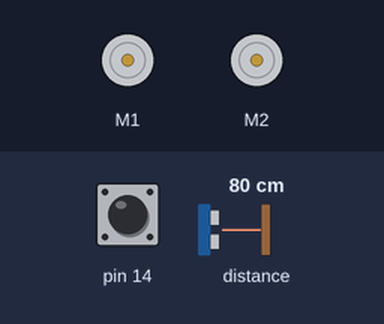
Simulated run of this sketch. Board: Arduino Leonardo, built with avr-gcc and run on an emulated ATmega32U4. On the bench: 2 × DC motor (green arrow = forward, orange = backward, longer = faster). The test bench sets the inputs (shaded band); at power-on: pin 14 HIGH, distance to the obstacle 80 cm.

Above: at 0.8 s.
0.9 s: pin 14 pulled LOW for 0.15 s
3.4 s: distance to the obstacle set to 22 cm
4.9 s: distance to the obstacle set to 18 cm
At 5.5 s:
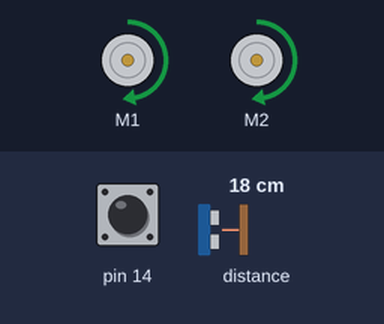
6.4 s: distance to the obstacle set to 35 cm
At 8.1 s:
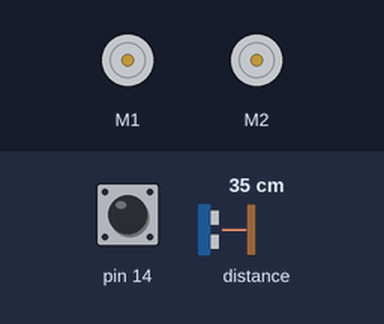
8.4 s: distance to the obstacle set to 2 cm
At 9.5 s:
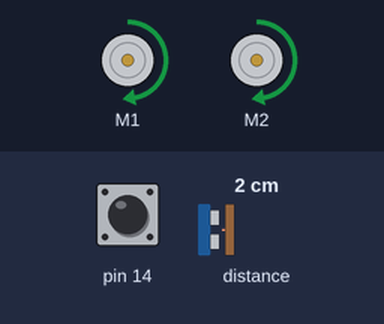
Timing chart, 0 to 10.9 s (numbered marks = the images above; inputs shaded):
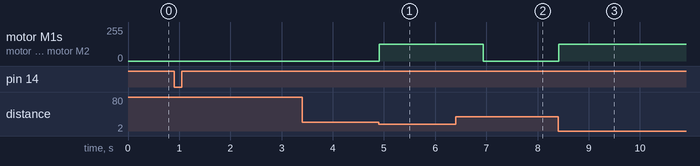

Measured:
- the behaviour switches between 20 and 19 cm on distance to the obstacle (found by bisection; images 0 and 1)
- after the input at 3.4 s, every drawn part: stays the same
- after the input at 4.9 s, motor M1, motor M2: stopped → forward 127/255 at once
- after the input at 6.4 s, motor M1, motor M2: forward 127/255 → stopped after 0.54 s
- after the input at 8.4 s, motor M1, motor M2: stopped → forward 127/255 at once

The sketch:

knuffa.ino
```cpp
// (licence header left out)
#include <Wire.h>
#include <Zumo32U4.h>

Zumo32U4Motors larver;
Zumo32U4ProximitySensors avstandsSensorer;
Zumo32U4ButtonA buttonA;

// Lite namn på platser i avstandsSensorVarden gör det lättare att förstå programmet
enum {
  FV = 0, // Främre avståndssensor med ljus från vänster sida
  FH = 1, // Främre avståndssensor med ljus från höger sida
};

void setup()
{
  avstandsSensorer.initThreeSensors();          // Det finns 3 avstånsdsensorer
  while (!buttonA.getSingleDebouncedPress()); // Vänta på att knappen A ska tryckas
  delay(1000);
}

void loop()
{
  uint16_t avstandsSensorVarden[4];

  avstandsSensorer.read();   // Läs avståndssensorerna.
  avstandsSensorVarden[FV] = avstandsSensorer.countsFrontWithLeftLeds();
  avstandsSensorVarden[FH] = avstandsSensorer.countsFrontWithRightLeds();

  // Om ljuset från höger syns mer än ljuset till vänster
  if (avstandsSensorVarden[FV] - avstandsSensorVarden[FH] > 2)
  {
    larver.setLeftSpeed(200); // Snurra höger
    larver.setRightSpeed(-200);
  }
  // Om ljuset från höger syns mer än ljuset till vänster
  else if (avstandsSensorVarden[FH] - avstandsSensorVarden[FV] > 2)
  {
    larver.setLeftSpeed(-200); // Snurra vänster
    larver.setRightSpeed(200);
  }
  else if (avstandsSensorVarden[FV] > 4)
  {
    larver.setLeftSpeed(200);   // Knuffa!
    larver.setRightSpeed(200);
    delay(1000);
  }
  else
  {
    // Stå still!
    larver.setLeftSpeed(0);
    larver.setRightSpeed(0);
  }
  delay(10); // Vänta 1/100 sekund = 10mS
}
```
